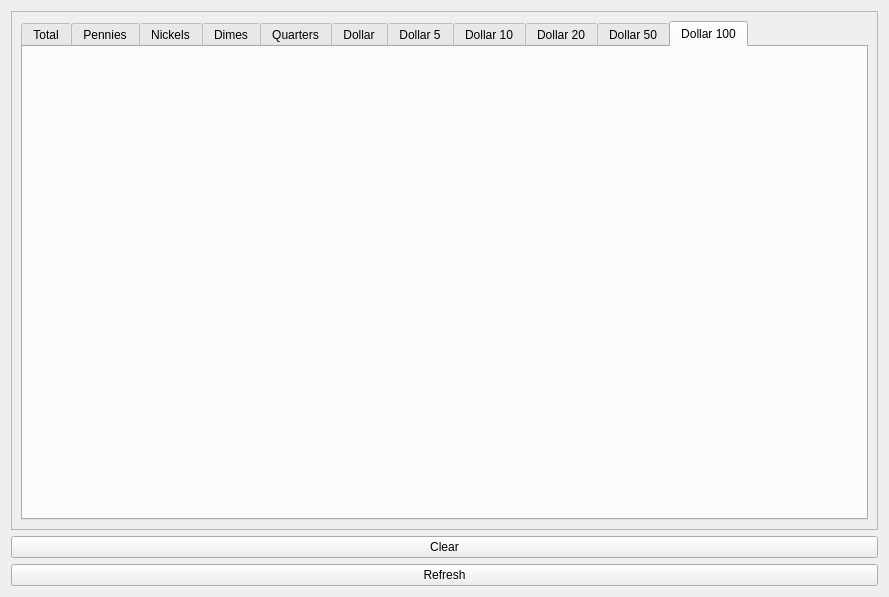
<?xml version="1.0" encoding="UTF-8"?>
<ui version="4.0">
 <class>Form</class>
 <widget class="QWidget" name="Form">
  <property name="geometry">
   <rect>
    <x>0</x>
    <y>0</y>
    <width>889</width>
    <height>597</height>
   </rect>
  </property>
  <property name="windowTitle">
   <string>Form</string>
  </property>
  <layout class="QGridLayout" name="gridLayout">
   <item row="2" column="0">
    <widget class="QPushButton" name="refresh">
     <property name="toolTip">
      <string>refresh the view</string>
     </property>
     <property name="text">
      <string>Refresh</string>
     </property>
    </widget>
   </item>
   <item row="0" column="0">
    <widget class="QScrollArea" name="scrollArea">
     <property name="widgetResizable">
      <bool>true</bool>
     </property>
     <widget class="QWidget" name="scrollAreaWidgetContents">
      <property name="geometry">
       <rect>
        <x>0</x>
        <y>0</y>
        <width>873</width>
        <height>497</height>
       </rect>
      </property>
      <layout class="QGridLayout" name="gridLayout_2">
       <item row="0" column="0">
        <widget class="QTabWidget" name="tabWidget">
         <property name="toolTip">
          <string>total $100 dollar bills graph</string>
         </property>
         <property name="currentIndex">
          <number>10</number>
         </property>
         <widget class="QWidget" name="total">
          <attribute name="title">
           <string>Total</string>
          </attribute>
          <layout class="QGridLayout" name="gridLayout_3">
           <item row="0" column="0">
            <widget class="PlotWidget" name="graph" native="true">
             <property name="toolTip">
              <string>total dollar amount</string>
             </property>
            </widget>
           </item>
          </layout>
         </widget>
         <widget class="QWidget" name="pennies">
          <attribute name="title">
           <string>Pennies</string>
          </attribute>
          <layout class="QGridLayout" name="gridLayout_4">
           <item row="0" column="0">
            <widget class="PlotWidget" name="graph_pennies" native="true">
             <property name="toolTip">
              <string>total pennies graph</string>
             </property>
            </widget>
           </item>
          </layout>
         </widget>
         <widget class="QWidget" name="Nickels">
          <attribute name="title">
           <string>Nickels</string>
          </attribute>
          <layout class="QGridLayout" name="gridLayout_5">
           <item row="0" column="0">
            <widget class="PlotWidget" name="graph_nickels" native="true">
             <property name="toolTip">
              <string>total nickels graph</string>
             </property>
            </widget>
           </item>
          </layout>
         </widget>
         <widget class="QWidget" name="dimes">
          <attribute name="title">
           <string>Dimes</string>
          </attribute>
          <layout class="QGridLayout" name="gridLayout_6">
           <item row="0" column="0">
            <widget class="PlotWidget" name="graph_dimes" native="true">
             <property name="toolTip">
              <string>totals dimes graph</string>
             </property>
            </widget>
           </item>
          </layout>
         </widget>
         <widget class="QWidget" name="quarters">
          <attribute name="title">
           <string>Quarters</string>
          </attribute>
          <layout class="QGridLayout" name="gridLayout_7">
           <item row="0" column="0">
            <widget class="PlotWidget" name="graph_quarters" native="true">
             <property name="toolTip">
              <string>total quarters</string>
             </property>
            </widget>
           </item>
          </layout>
         </widget>
         <widget class="QWidget" name="dollar">
          <attribute name="title">
           <string>Dollar</string>
          </attribute>
          <layout class="QGridLayout" name="gridLayout_8">
           <item row="0" column="0">
            <widget class="PlotWidget" name="graph_dollar" native="true">
             <property name="toolTip">
              <string>total $1 dollar bills graph</string>
             </property>
            </widget>
           </item>
          </layout>
         </widget>
         <widget class="QWidget" name="dollar5">
          <attribute name="title">
           <string>Dollar 5</string>
          </attribute>
          <layout class="QGridLayout" name="gridLayout_9">
           <item row="0" column="0">
            <widget class="PlotWidget" name="graph_dollar5" native="true">
             <property name="toolTip">
              <string>total $5 dollar bills graph</string>
             </property>
            </widget>
           </item>
          </layout>
         </widget>
         <widget class="QWidget" name="dollar10">
          <attribute name="title">
           <string>Dollar 10</string>
          </attribute>
          <layout class="QGridLayout" name="gridLayout_10">
           <item row="0" column="0">
            <widget class="PlotWidget" name="graph_dollar10" native="true">
             <property name="toolTip">
              <string>total $10 dollar bills graph</string>
             </property>
            </widget>
           </item>
          </layout>
         </widget>
         <widget class="QWidget" name="dollar20">
          <attribute name="title">
           <string>Dollar 20</string>
          </attribute>
          <layout class="QGridLayout" name="gridLayout_11">
           <item row="0" column="0">
            <widget class="PlotWidget" name="graph_dollar20" native="true"/>
           </item>
          </layout>
         </widget>
         <widget class="QWidget" name="dollar50">
          <attribute name="title">
           <string>Dollar 50</string>
          </attribute>
          <layout class="QGridLayout" name="gridLayout_12">
           <item row="0" column="0">
            <widget class="PlotWidget" name="graph_dollar50" native="true"/>
           </item>
          </layout>
         </widget>
         <widget class="QWidget" name="dollar100">
          <attribute name="title">
           <string>Dollar 100</string>
          </attribute>
          <layout class="QGridLayout" name="gridLayout_13">
           <item row="0" column="0">
            <widget class="PlotWidget" name="graph_dollar100" native="true"/>
           </item>
          </layout>
         </widget>
        </widget>
       </item>
      </layout>
     </widget>
    </widget>
   </item>
   <item row="1" column="0">
    <widget class="QPushButton" name="clear">
     <property name="text">
      <string>Clear</string>
     </property>
    </widget>
   </item>
  </layout>
 </widget>
 <customwidgets>
  <customwidget>
   <class>PlotWidget</class>
   <extends>QWidget</extends>
   <header>pyqtgraph</header>
   <container>1</container>
  </customwidget>
 </customwidgets>
 <resources/>
 <connections/>
</ui>
